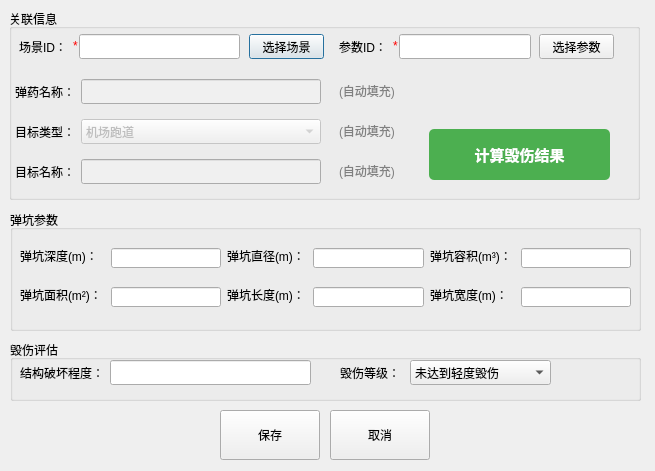
<?xml version="1.0" encoding="UTF-8"?>
<ui version="4.0">
 <class>Frm_PG_AssessmentResult_Add</class>
 <widget class="QDialog" name="Frm_PG_AssessmentResult_Add">
  <property name="geometry">
   <rect>
    <x>0</x>
    <y>0</y>
    <width>655</width>
    <height>471</height>
   </rect>
  </property>
  <property name="windowTitle">
   <string>添加/编辑毁伤结果</string>
  </property>
  <widget class="QGroupBox" name="gb_association_info">
   <property name="geometry">
    <rect>
     <x>9</x>
     <y>9</y>
     <width>631</width>
     <height>191</height>
    </rect>
   </property>
   <property name="title">
    <string>关联信息</string>
   </property>
   <widget class="QLabel" name="lbl_scene_id">
    <property name="geometry">
     <rect>
      <x>10</x>
      <y>25</y>
      <width>49</width>
      <height>25</height>
     </rect>
    </property>
    <property name="text">
     <string>场景ID：</string>
    </property>
   </widget>
   <widget class="QPushButton" name="btn_select_scene">
    <property name="geometry">
     <rect>
      <x>240</x>
      <y>25</y>
      <width>75</width>
      <height>25</height>
     </rect>
    </property>
    <property name="text">
     <string>选择场景</string>
    </property>
   </widget>
   <widget class="QLabel" name="lbl_parameter_id">
    <property name="geometry">
     <rect>
      <x>330</x>
      <y>25</y>
      <width>49</width>
      <height>25</height>
     </rect>
    </property>
    <property name="text">
     <string>参数ID：</string>
    </property>
   </widget>
   <widget class="QLabel" name="lbl_ammunition_id">
    <property name="geometry">
     <rect>
      <x>6</x>
      <y>70</y>
      <width>60</width>
      <height>25</height>
     </rect>
    </property>
    <property name="text">
     <string>弹药名称：</string>
    </property>
   </widget>
   <widget class="QLineEdit" name="ed_ammunition_name">
    <property name="geometry">
     <rect>
      <x>72</x>
      <y>70</y>
      <width>240</width>
      <height>25</height>
     </rect>
    </property>
    <property name="styleSheet">
     <string>background-color: #f0f0f0;</string>
    </property>
    <property name="readOnly">
     <bool>true</bool>
    </property>
   </widget>
   <widget class="QLabel" name="lbl_ammunition_note">
    <property name="geometry">
     <rect>
      <x>330</x>
      <y>70</y>
      <width>56</width>
      <height>25</height>
     </rect>
    </property>
    <property name="text">
     <string>&lt;font color='gray'&gt;(自动填充)&lt;/font&gt;</string>
    </property>
   </widget>
   <widget class="QLabel" name="lbl_target_type">
    <property name="geometry">
     <rect>
      <x>6</x>
      <y>110</y>
      <width>60</width>
      <height>25</height>
     </rect>
    </property>
    <property name="text">
     <string>目标类型：</string>
    </property>
   </widget>
   <widget class="QComboBox" name="cmb_target_type">
    <property name="enabled">
     <bool>false</bool>
    </property>
    <property name="geometry">
     <rect>
      <x>72</x>
      <y>110</y>
      <width>240</width>
      <height>25</height>
     </rect>
    </property>
    <property name="styleSheet">
     <string>background-color: #f0f0f0;</string>
    </property>
    <item>
     <property name="text">
      <string>机场跑道</string>
     </property>
    </item>
    <item>
     <property name="text">
      <string>单机掩蔽库</string>
     </property>
    </item>
    <item>
     <property name="text">
      <string>地下指挥所</string>
     </property>
    </item>
   </widget>
   <widget class="QLabel" name="lbl_target_type_note">
    <property name="geometry">
     <rect>
      <x>330</x>
      <y>110</y>
      <width>56</width>
      <height>25</height>
     </rect>
    </property>
    <property name="text">
     <string>&lt;font color='gray'&gt;(自动填充)&lt;/font&gt;</string>
    </property>
   </widget>
   <widget class="QLabel" name="lbl_target_id">
    <property name="geometry">
     <rect>
      <x>6</x>
      <y>150</y>
      <width>61</width>
      <height>25</height>
     </rect>
    </property>
    <property name="text">
     <string>目标名称：</string>
    </property>
   </widget>
   <widget class="QLineEdit" name="ed_target_name">
    <property name="geometry">
     <rect>
      <x>72</x>
      <y>150</y>
      <width>240</width>
      <height>25</height>
     </rect>
    </property>
    <property name="styleSheet">
     <string>background-color: #f0f0f0;</string>
    </property>
    <property name="readOnly">
     <bool>true</bool>
    </property>
   </widget>
   <widget class="QLabel" name="lbl_target_id_note">
    <property name="geometry">
     <rect>
      <x>330</x>
      <y>150</y>
      <width>56</width>
      <height>25</height>
     </rect>
    </property>
    <property name="text">
     <string>&lt;font color='gray'&gt;(自动填充)&lt;/font&gt;</string>
    </property>
   </widget>
   <widget class="QPushButton" name="btn_calculate_damage">
    <property name="geometry">
     <rect>
      <x>420</x>
      <y>120</y>
      <width>181</width>
      <height>51</height>
     </rect>
    </property>
    <property name="minimumSize">
     <size>
      <width>0</width>
      <height>35</height>
     </size>
    </property>
    <property name="font">
     <font>
      <family>Arial Black</family>
      <pointsize>11</pointsize>
      <bold>true</bold>
     </font>
    </property>
    <property name="styleSheet">
     <string>QPushButton {
    background-color: #4CAF50;
    color: white;
    font-weight: bold;
    border-radius: 5px;
}
QPushButton:hover {
    background-color: #45a049;
}
QPushButton:pressed {
    background-color: #3d8b40;
}</string>
    </property>
    <property name="text">
     <string>计算毁伤结果</string>
    </property>
   </widget>
   <widget class="QPushButton" name="btn_select_param">
    <property name="geometry">
     <rect>
      <x>530</x>
      <y>25</y>
      <width>75</width>
      <height>25</height>
     </rect>
    </property>
    <property name="text">
     <string>选择参数</string>
    </property>
   </widget>
   <widget class="QLineEdit" name="ed_parameter_id">
    <property name="geometry">
     <rect>
      <x>390</x>
      <y>25</y>
      <width>132</width>
      <height>25</height>
     </rect>
    </property>
    <property name="readOnly">
     <bool>true</bool>
    </property>
   </widget>
   <widget class="QLineEdit" name="ed_scene_id">
    <property name="geometry">
     <rect>
      <x>70</x>
      <y>25</y>
      <width>161</width>
      <height>25</height>
     </rect>
    </property>
    <property name="readOnly">
     <bool>true</bool>
    </property>
   </widget>
   <widget class="QLabel" name="lbl_required_2">
    <property name="geometry">
     <rect>
      <x>60</x>
      <y>25</y>
      <width>13</width>
      <height>23</height>
     </rect>
    </property>
    <property name="minimumSize">
     <size>
      <width>13</width>
      <height>23</height>
     </size>
    </property>
    <property name="maximumSize">
     <size>
      <width>13</width>
      <height>23</height>
     </size>
    </property>
    <property name="styleSheet">
     <string notr="true">color:rgba(255, 0, 0, 255)</string>
    </property>
    <property name="text">
     <string>*</string>
    </property>
    <property name="alignment">
     <set>Qt::AlignCenter</set>
    </property>
   </widget>
   <widget class="QLabel" name="lbl_required_3">
    <property name="geometry">
     <rect>
      <x>380</x>
      <y>25</y>
      <width>13</width>
      <height>23</height>
     </rect>
    </property>
    <property name="minimumSize">
     <size>
      <width>13</width>
      <height>23</height>
     </size>
    </property>
    <property name="maximumSize">
     <size>
      <width>13</width>
      <height>23</height>
     </size>
    </property>
    <property name="styleSheet">
     <string notr="true">color:rgba(255, 0, 0, 255)</string>
    </property>
    <property name="text">
     <string>*</string>
    </property>
    <property name="alignment">
     <set>Qt::AlignCenter</set>
    </property>
   </widget>
  </widget>
  <widget class="QGroupBox" name="gb_crater_params">
   <property name="geometry">
    <rect>
     <x>10</x>
     <y>210</y>
     <width>631</width>
     <height>121</height>
    </rect>
   </property>
   <property name="title">
    <string>弹坑参数</string>
   </property>
   <widget class="QLabel" name="lbl_depth">
    <property name="geometry">
     <rect>
      <x>10</x>
      <y>38</y>
      <width>80</width>
      <height>16</height>
     </rect>
    </property>
    <property name="text">
     <string>弹坑深度(m)：</string>
    </property>
   </widget>
   <widget class="QLineEdit" name="ed_depth">
    <property name="geometry">
     <rect>
      <x>101</x>
      <y>38</y>
      <width>110</width>
      <height>20</height>
     </rect>
    </property>
   </widget>
   <widget class="QLabel" name="lbl_diameter">
    <property name="geometry">
     <rect>
      <x>217</x>
      <y>38</y>
      <width>80</width>
      <height>16</height>
     </rect>
    </property>
    <property name="text">
     <string>弹坑直径(m)：</string>
    </property>
   </widget>
   <widget class="QLineEdit" name="ed_diameter">
    <property name="geometry">
     <rect>
      <x>303</x>
      <y>38</y>
      <width>111</width>
      <height>20</height>
     </rect>
    </property>
   </widget>
   <widget class="QLabel" name="lbl_volume">
    <property name="geometry">
     <rect>
      <x>420</x>
      <y>38</y>
      <width>85</width>
      <height>16</height>
     </rect>
    </property>
    <property name="text">
     <string>弹坑容积(m³)：</string>
    </property>
   </widget>
   <widget class="QLineEdit" name="ed_volume">
    <property name="geometry">
     <rect>
      <x>511</x>
      <y>38</y>
      <width>110</width>
      <height>20</height>
     </rect>
    </property>
   </widget>
   <widget class="QLabel" name="lbl_area">
    <property name="geometry">
     <rect>
      <x>10</x>
      <y>77</y>
      <width>85</width>
      <height>16</height>
     </rect>
    </property>
    <property name="text">
     <string>弹坑面积(m²)：</string>
    </property>
   </widget>
   <widget class="QLineEdit" name="ed_area">
    <property name="geometry">
     <rect>
      <x>101</x>
      <y>77</y>
      <width>110</width>
      <height>20</height>
     </rect>
    </property>
   </widget>
   <widget class="QLabel" name="lbl_length">
    <property name="geometry">
     <rect>
      <x>217</x>
      <y>77</y>
      <width>80</width>
      <height>16</height>
     </rect>
    </property>
    <property name="text">
     <string>弹坑长度(m)：</string>
    </property>
   </widget>
   <widget class="QLineEdit" name="ed_length">
    <property name="geometry">
     <rect>
      <x>303</x>
      <y>77</y>
      <width>111</width>
      <height>20</height>
     </rect>
    </property>
   </widget>
   <widget class="QLabel" name="lbl_width">
    <property name="geometry">
     <rect>
      <x>420</x>
      <y>77</y>
      <width>80</width>
      <height>16</height>
     </rect>
    </property>
    <property name="text">
     <string>弹坑宽度(m)：</string>
    </property>
   </widget>
   <widget class="QLineEdit" name="ed_width">
    <property name="geometry">
     <rect>
      <x>511</x>
      <y>77</y>
      <width>110</width>
      <height>20</height>
     </rect>
    </property>
   </widget>
  </widget>
  <widget class="QGroupBox" name="gb_damage_assessment">
   <property name="geometry">
    <rect>
     <x>10</x>
     <y>340</y>
     <width>631</width>
     <height>61</height>
    </rect>
   </property>
   <property name="title">
    <string>毁伤评估</string>
   </property>
   <widget class="QLabel" name="lbl_discturction">
    <property name="geometry">
     <rect>
      <x>10</x>
      <y>20</y>
      <width>91</width>
      <height>25</height>
     </rect>
    </property>
    <property name="text">
     <string>结构破坏程度：</string>
    </property>
   </widget>
   <widget class="QLineEdit" name="ed_discturction">
    <property name="geometry">
     <rect>
      <x>100</x>
      <y>20</y>
      <width>201</width>
      <height>25</height>
     </rect>
    </property>
   </widget>
   <widget class="QLabel" name="lbl_damage_degree">
    <property name="geometry">
     <rect>
      <x>330</x>
      <y>20</y>
      <width>60</width>
      <height>25</height>
     </rect>
    </property>
    <property name="text">
     <string>毁伤等级：</string>
    </property>
   </widget>
   <widget class="QComboBox" name="cmb_damage_degree">
    <property name="geometry">
     <rect>
      <x>400</x>
      <y>20</y>
      <width>141</width>
      <height>25</height>
     </rect>
    </property>
    <item>
     <property name="text">
      <string>未达到轻度毁伤</string>
     </property>
    </item>
    <item>
     <property name="text">
      <string>轻度毁伤</string>
     </property>
    </item>
    <item>
     <property name="text">
      <string>中度毁伤</string>
     </property>
    </item>
    <item>
     <property name="text">
      <string>重度毁伤</string>
     </property>
    </item>
    <item>
     <property name="text">
      <string>完全摧毁</string>
     </property>
    </item>
   </widget>
  </widget>
  <widget class="QPushButton" name="btn_save">
   <property name="geometry">
    <rect>
     <x>220</x>
     <y>410</y>
     <width>100</width>
     <height>50</height>
    </rect>
   </property>
   <property name="text">
    <string>保存</string>
   </property>
  </widget>
  <widget class="QPushButton" name="btn_cancel">
   <property name="geometry">
    <rect>
     <x>330</x>
     <y>410</y>
     <width>100</width>
     <height>50</height>
    </rect>
   </property>
   <property name="text">
    <string>取消</string>
   </property>
  </widget>
 </widget>
 <resources/>
 <connections/>
</ui>
